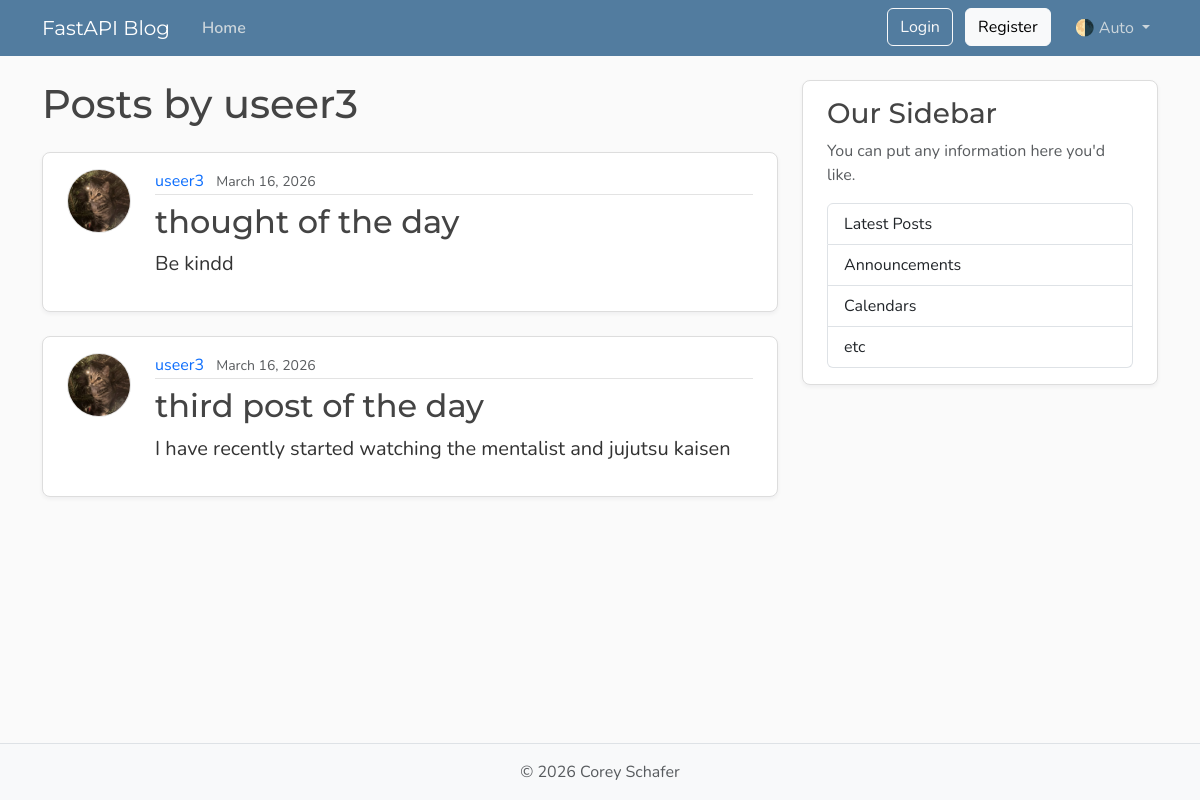
The page /users/3/posts on the database its author committed.
### models.py (models this page shows, shortened)
class User(Base):
    __tablename__ = "users"
    id: Mapped[int] = mapped_column(Integer, primary_key=True, index=True)
    username: Mapped[str] = mapped_column(String(50), unique=True, nullable=False)
    email: Mapped[str] = mapped_column(String(120), unique=True, nullable=False)
    password_hash: Mapped[str] = mapped_column(String(200), nullable=False)
    image_file: Mapped[str | None] = mapped_column(
        String(200),
        nullable=True,
        default=None,
    )
    posts: Mapped[list[Post]] = relationship(
        back_populates="author",
        cascade="all, delete-orphan",
    )

class Post(Base):
    __tablename__ = "posts"
    id: Mapped[int] = mapped_column(Integer, primary_key=True, index=True)
    title: Mapped[str] = mapped_column(String(100), nullable=False)
    content: Mapped[str] = mapped_column(Text, nullable=False)
    user_id: Mapped[int] = mapped_column(
        ForeignKey("users.id"),
        nullable=False,
        index=True,
    )
    date_posted: Mapped[datetime] = mapped_column(
        DateTime(timezone=True),
        default=lambda: datetime.now(UTC),
    )
    author: Mapped[User] = relationship(back_populates="posts")

### main.py (the view)
@app.get("/users/{user_id}/posts", include_in_schema=False, name="user_posts")
async def user_posts_page(
    request: Request,
    user_id: int,
    db: Annotated[AsyncSession, Depends(get_db)],
):
    result = await db.execute(select(models.User).where(models.User.id == user_id))
    user = result.scalars().first()
    if not user:
        raise HTTPException(
            status_code=status.HTTP_404_NOT_FOUND,
            detail="User not found",
        )
    result = await db.execute(
        select(models.Post)
        .options(selectinload(models.Post.author))
        .where(models.Post.user_id == user_id)
        .order_by(models.Post.date_posted.desc()),
    )
    posts = result.scalars().all()
    return templates.TemplateResponse(
        request,
        "user_posts.html",
        {"posts": posts, "user": user, "title": f"{user.username}'s Posts"},
    )

### templates/user_posts.html
{% extends "layout.html" %}
{% block content %}
  <h1 class="mb-4">Posts by {{ user.username }}</h1>
  {% for post in posts %}
    <article class="content-section py-3 px-4 mb-4">
      <div class="d-flex align-items-start gap-4">
        <img class="rounded-circle article-img flex-shrink-0"
             src="{{ post.author.image_path }}"
             alt="{{ post.author.username }}'s profile picture"
             width="64"
             height="64"
             loading="lazy">
        <div class="flex-grow-1">
          <div class="article-metadata mb-2">
            <a class="me-2"
               href="{{ url_for('user_posts', user_id=post.author.id) }}">{{ post.author.username }}</a>
            <small class="text-body-secondary">{{ post.date_posted.strftime("%B %d, %Y") }}</small>
          </div>
          <h2>
            <a class="article-title"
               href="{{ url_for('post_page', post_id=post.id) }}">{{ post.title }}</a>
          </h2>
          <p class="article-content">{{ post.content }}</p>
        </div>
      </div>
    </article>
  {% else %}
    <p class="text-body-secondary">No posts by this user yet.</p>
  {% endfor %}
{% endblock content %}

### static/css/main.css (style rules this page uses)
:root { --font-heading: "Montserrat", system-ui, -apple-system, BlinkMacSystemFont, sans-serif; --font-body: "Nunito", system-ui, -apple-system, BlinkMacSystemFont, sans-serif; --color-bg-body: #fafafa; --color-bg-content: #ffffff; --color-text-primary: #333333; --color-text-heading: #444444; --color-steel: #527c9f; --color-nav-link: #cbd5db; --color-nav-link-hover: #ffffff; --color-link-hover: #428bca; --color-border: #dddddd; --color-border-light: #e3e3e3; --spacing-xl: 5rem; --article-img-size: 4rem; --acount-img-size: 7.813rem; }
body { font-family: var(--font-body); background: var(--color-bg-body); color: var(--color-text-primary); }
h1, h2, h3, h4, h5, h6 { font-family: var(--font-heading); color: var(--color-text-heading); }
a { text-decoration: none; }
.content-section { background: var(--color-bg-content); border: 1px solid var(--color-border); border-radius: 0.5rem; box-shadow: 0 2px 4px rgba(15, 23, 42, 0.05); transition: box-shadow 0.15s ease, transform 0.15s ease, border-color 0.15s ease; }
.article-title { color: var(--color-text-handing); transition: color 0.2s ease-in-out; }
.article-content { white-space: pre-line; font-size: 1.25rem; }
.article-img { height: var(--article-img-size); width: var(--article-img-size); flex-shrink: 0; object-fit: cover; border: 1px solid var(--color-border-light); box-shadow: 0 0 0 2px var(--color-bg-content); }
.article-metadata { padding-bottom: 0.063rem; border-bottom: 1px solid var(--color-border-light); }
.article-metadata a { transition: color 0.2s ease-in-out; }

### rows shown on the page
User: username "useer3"
Post: author.image_path (picture), author.username "useer3", date_posted "March 16, 2026", title "thought of the day", content "Be kindd"
Post: author.image_path (picture), author.username "useer3", date_posted "March 16, 2026", title "third post of the day", content "I have recently started watching the mentalist and jujutsu kaisen"
